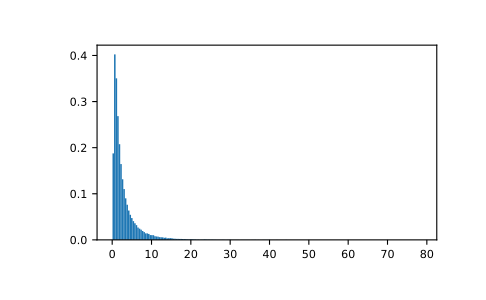

This figure's Python source:
# Draw values from the distribution and plot the histogram:

import matplotlib.pyplot as plt
h = plt.hist(np.random.wald(3, 2, 100000), bins=200, normed=True)
plt.show()
